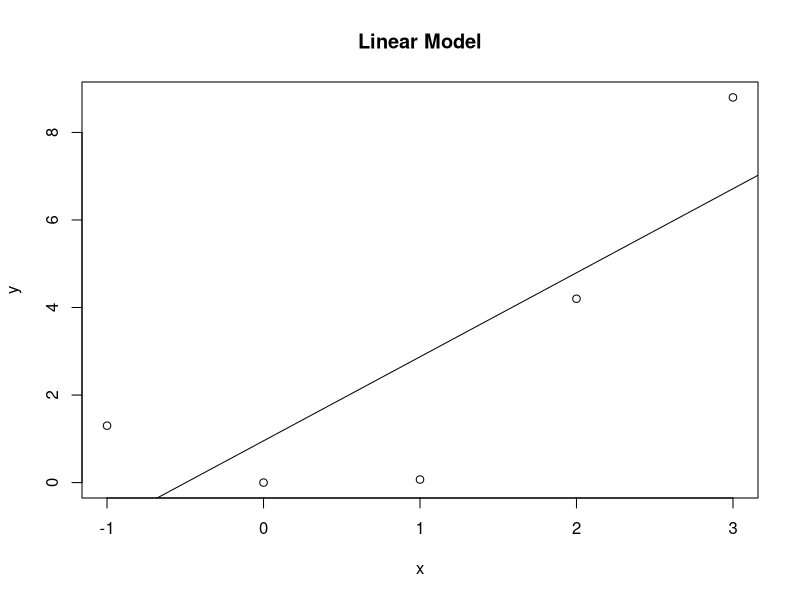
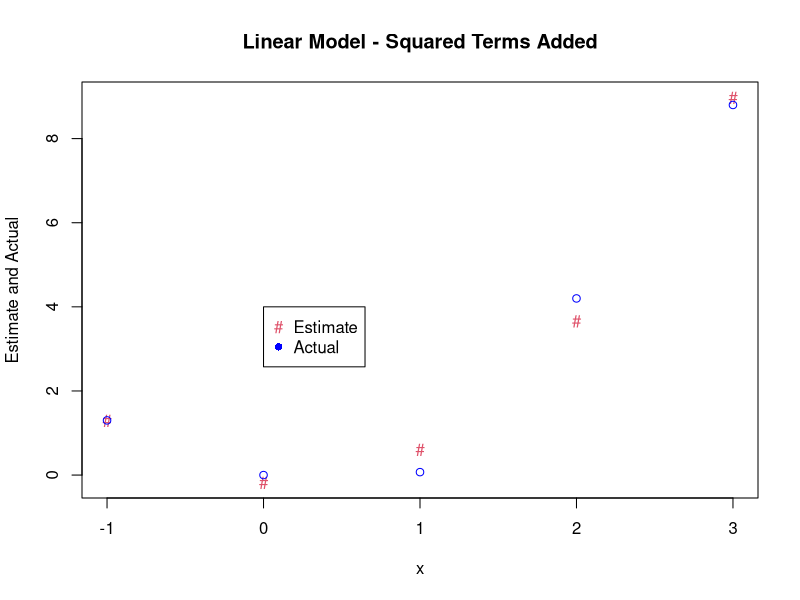
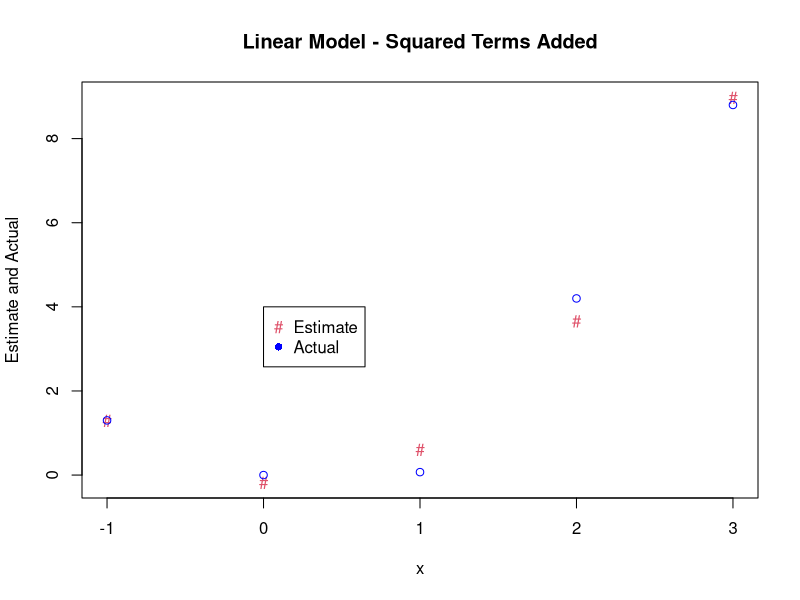
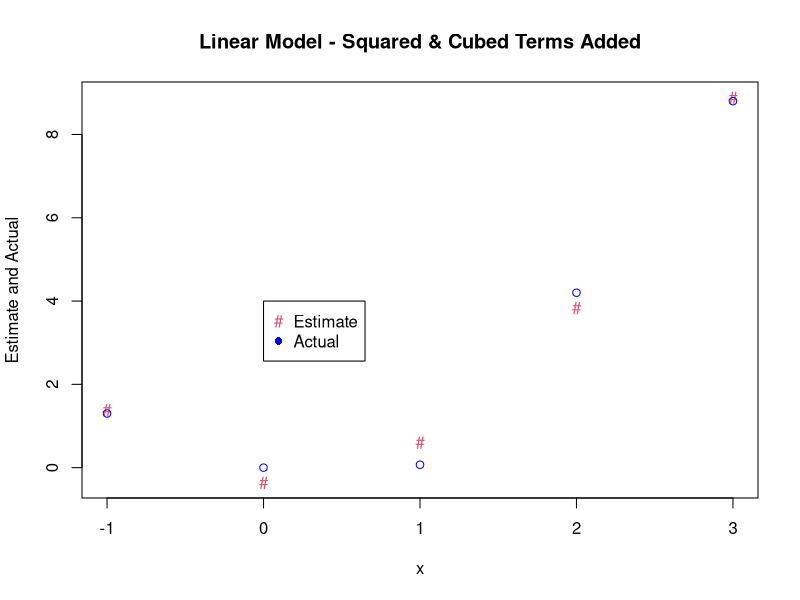

R code for these plots, in order:
# TODO: Add comment
# 
# Author: PatriciaHoffman
###############################################################################

# 
# Illustration of Basis Expansion

#####################################
x <- seq(from = -1, to = 3, by = 1)
x
y <- c(1.3,0,.07,4.2,8.8)
y
dataIn <- as.data.frame(cbind(x,y))
dataIn
lmmodel <- lm(y~., data = dataIn)
lmmodel

yEst<- lmmodel$coef[1]+lmmodel$coef[2] * x
#ynew <- 0.954 + 1.920*x

error <- sqrt((sum((y-yEst)^2))/length(y))
error   #[1] 1.929327
plot(x,y,
main = "Linear Model")
abline(lmmodel$coef)

# add more terms 

x2 <- x*x
x2

dataIn <- as.data.frame(cbind(x,x2,y))
dataIn
lmmodel <- lm(y~., data = dataIn)
lmmodel

yhat<- predict(lmmodel, newdata = dataIn[,1:2])

plot(x,yhat,col = 2, pch = 35,#)#,type = "l"),
		main = "Linear Model - Squared Terms Added",
		ylab='Estimate and Actual',)
points(x,y, col = "blue")
legend(0,4, c("Estimate", "Actual"), cex = 1, col = c(2, "blue"),
		pch = c(35, 16))

error <- sqrt((sum((y-yhat)^2))/length(y))
error   #[1] 0.3590002

# more resource efficient way to add more terms

#####################################
x <- seq(from = -1, to = 3, by = 1)
x
y <- c(1.3,0,.07,4.2,8.8)
y

# load required packages
require(plyr)
require(reshape)
require(MASS)

addTermsx <- mutate(as.data.frame(x), 
		xx = x*x)
dataIn <- as.data.frame(cbind(addTermsx,y))
dataIn
lmmodel <- lm(y ~. , data = dataIn[,1:2])
lmmodel

#yEst<-lmmodel$coef[1]+lmmodel$coef[2]*x++lmmodel$coef[3]*x*x
#yExt = -0.1789 -0.3457*x +1.1329*x^2

yEst<- predict(lmmodel, newdata = dataIn[,1:2])
error <- sqrt((sum((y-yEst)^2))/length(y))
error  # [1] 0.3590002


plot(x,yEst,col = 2, pch = 35,#)#,type = "l"),
		main = "Linear Model - Squared Terms Added",
		ylab='Estimate and Actual',)
points(x,y, col = "blue")
legend(0,4, c("Estimate", "Actual"), cex = 1, col = c(2, "blue"),
		pch = c(35, 16))


# What happens if we add even more terms?
#####################################

addTermsx <- mutate(as.data.frame(x), 
		xx = x*x, xxx = x*x*x)
dataIn <- as.data.frame(cbind(addTermsx,y))
dataIn
lmmodel <- lm(y ~. , data = dataIn[,1:3])
lmmodel

yEst<- predict(lmmodel, newdata = dataIn[,1:3])
error <- sqrt((sum((y-yEst)^2))/length(y))
error  # [1] 0.3356801


plot(x,yEst,col = 2, pch = 35,#)#,type = "l"),
		main = "Linear Model - Squared & Cubed Terms Added",
		ylab='Estimate and Actual',)
points(x,y, col = "blue")
legend(0,4, c("Estimate", "Actual"), cex = 1, col = c(2, "blue"),
		pch = c(35, 16))
